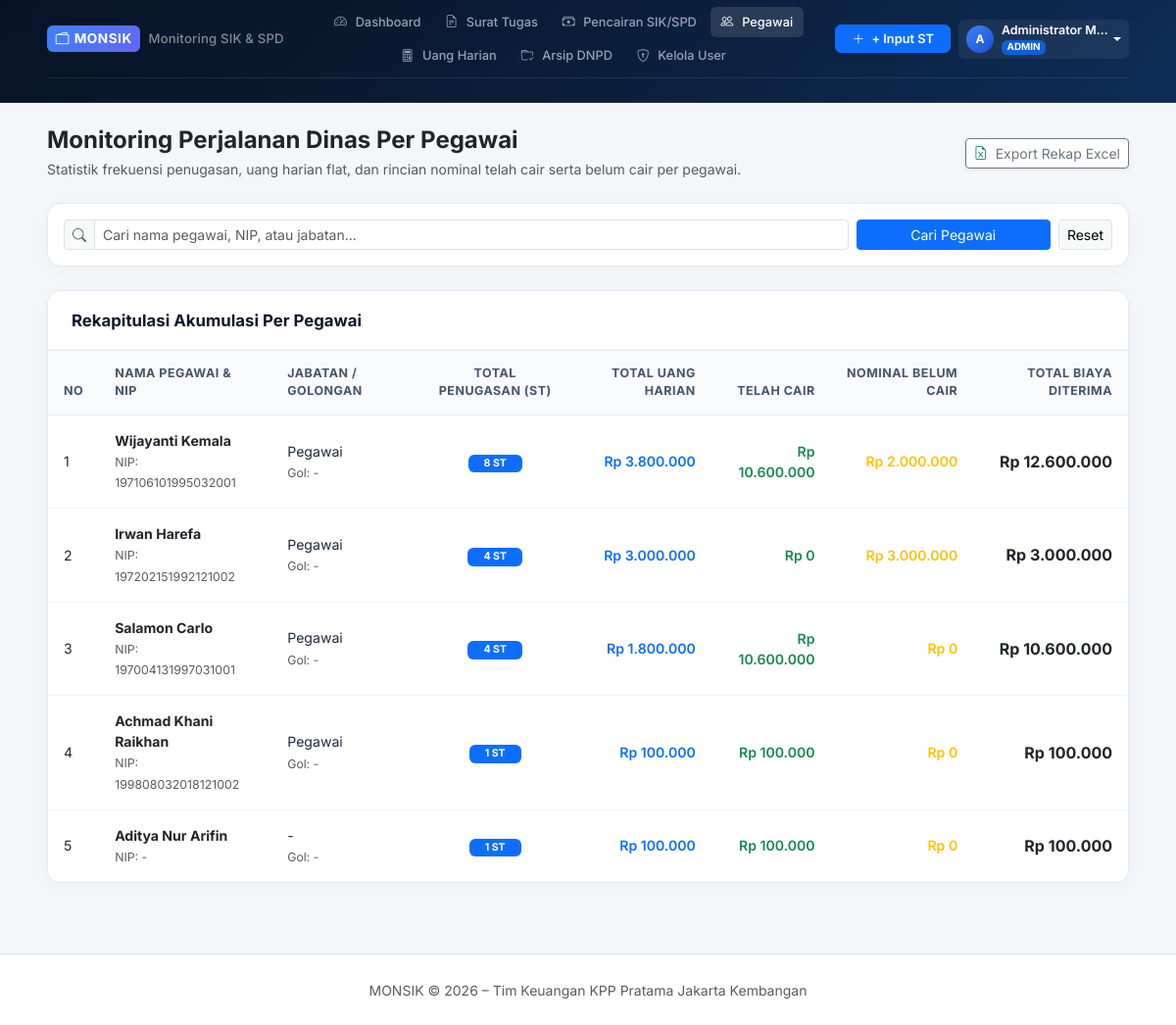
/monitoring/pegawai (signed in), run on the app's committed database.
### app/models.py (models this page shows, shortened)
class User(UserMixin, db.Model):
    __tablename__ = 'users'
    id = db.Column(db.Integer, primary_key=True)
    username = db.Column(db.String(64), unique=True, nullable=False, index=True)
    password_hash = db.Column(db.String(256), nullable=False)
    nama_lengkap = db.Column(db.String(128), nullable=False)
    nip = db.Column(db.String(32), unique=True, nullable=True)
    jabatan = db.Column(db.String(100), nullable=True)
    golongan = db.Column(db.String(20), nullable=True)
    role = db.Column(db.String(20), nullable=False, default='PEGAWAI')  # 'ADMIN', 'BENDAHARA', 'PEGAWAI'
    is_active = db.Column(db.Boolean, default=True)
    created_at = db.Column(db.DateTime, default=datetime.utcnow)
    created_st = db.relationship('SuratTugas', backref='pembuat', lazy=True, foreign_keys='SuratTugas.created_by_id')
    @property
    def is_admin(self):
        return self.role == 'ADMIN'
    @property
    def is_bendahara(self):
        return self.role in ['ADMIN', 'BENDAHARA']

class PesertaST(db.Model):
    __tablename__ = 'peserta_st'
    id = db.Column(db.Integer, primary_key=True)
    surat_tugas_id = db.Column(db.Integer, db.ForeignKey('surat_tugas.id'), nullable=False)
    user_id = db.Column(db.Integer, db.ForeignKey('users.id'), nullable=True)
    nama_pegawai = db.Column(db.String(128), nullable=False)
    nip = db.Column(db.String(32), nullable=True)
    golongan = db.Column(db.String(20), nullable=True)
    jabatan = db.Column(db.String(100), nullable=True)
    peran = db.Column(db.String(50), default='Anggota') # Ketua Tim / Anggota / Pengemudi
    uang_harian_per_hari = db.Column(db.Float, default=430000.0) # SBU standar per hari
    jumlah_hari = db.Column(db.Integer, default=1)
    total_uang_harian = db.Column(db.Float, default=0.0)
    biaya_transport = db.Column(db.Float, default=0.0) # Tiket pesawat / kereta / bbm / tol
    biaya_penginapan = db.Column(db.Float, default=0.0) # Hotel / wisma
    biaya_lain = db.Column(db.Float, default=0.0) # Representasi / sewa kendaraan lokal
    total_biaya_peserta = db.Column(db.Float, default=0.0)
    status_lpj_peserta = db.Column(db.String(30), default='BELUM_LPJ')
    keterangan = db.Column(db.String(255), nullable=True)
    user = db.relationship('User', backref='riwayat_st', foreign_keys=[user_id])

### app/routes/monitoring.py (the view)
@monitoring_bp.route('/pegawai')
@login_required
def pegawai():
    if current_user.role == 'PEGAWAI':
        flash('Menu Monitoring Seluruh Pegawai hanya dapat diakses oleh Administrator dan Bendahara.', 'warning')
        return redirect(url_for('dashboard.index'))
    search = request.args.get('q', '').strip()
    query = PesertaST.query.join(SuratTugas)
    if search:
        query = query.filter(
            (PesertaST.nama_pegawai.ilike(f'%{search}%')) |
            (PesertaST.nip.ilike(f'%{search}%')) |
            (PesertaST.jabatan.ilike(f'%{search}%'))
        )
    all_peserta = query.all()
    pegawai_dict = {}
    for p in all_peserta:
        key = (p.nama_pegawai, p.nip or '', p.jabatan or '', p.golongan or '')
        if key not in pegawai_dict:
            pegawai_dict[key] = {
                'nama_pegawai': p.nama_pegawai,
                'nip': p.nip,
                'jabatan': p.jabatan,
                'golongan': p.golongan,
                'total_st': 0,
                'total_uh': 0.0,
                'total_cair': 0.0,
                'total_belum_cair': 0.0,
                'total_biaya': 0.0
            }
        st = p.surat_tugas
        biaya_p = p.total_biaya_peserta or 0.0
        uh_p = p.total_uang_harian or p.uang_harian_per_hari or 0.0
        if st.progress_status == 'HIJAU' or st.status_pencairan == 'CAIR_PENUH':
            cair_p = biaya_p
            belum_cair_p = 0.0
        elif st.status_pencairan == 'OUTSTANDING':
            cair_p = 0.0
            belum_cair_p = biaya_p
        elif st.status_pencairan == 'CAIR_SEBAGIAN':
            ratio = (st.total_dicairkan / st.total_anggaran) if (st.total_anggaran and st.total_anggaran > 0) else 0.0
            ratio = min(1.0, max(0.0, ratio))
            cair_p = biaya_p * ratio
            belum_cair_p = max(0.0, biaya_p - cair_p)
        else:
            cair_p = 0.0
            belum_cair_p = biaya_p
        pegawai_dict[key]['total_st'] += 1
        pegawai_dict[key]['total_uh'] += uh_p
        pegawai_dict[key]['total_cair'] += cair_p
        pegawai_dict[key]['total_belum_cair'] += belum_cair_p
        pegawai_dict[key]['total_biaya'] += biaya_p
    pegawai_summary = sorted(pegawai_dict.values(), key=lambda x: x['total_st'], reverse=True)
    return render_template(
        'monitoring/pegawai.html',
        pegawai_summary=pegawai_summary,
        search=search
    )

### app/__init__.py (called while the page is built)
@login_manager.user_loader
def load_user(user_id):
    return User.query.get(int(user_id))

def format_rupiah(value):
    if value is None:
        return "Rp 0"
    try:
        val = float(value)
        return f"Rp {val:,.0f}".replace(",", ".")
    except (ValueError, TypeError):
        return str(value)

### app/templates/monitoring/pegawai.html (shortened to what this page needs)
{% extends 'base.html' %}
{% block content %}
<div class="d-flex flex-wrap align-items-center justify-content-between mt-4 mb-4 gap-3">
  <div>
    <h4 class="fw-bold mb-1 text-dark">Monitoring Perjalanan Dinas Per Pegawai</h4>
    <p class="text-muted small mb-0">Statistik frekuensi penugasan, uang harian flat, dan rincian nominal telah cair serta belum cair per pegawai.</p>
  </div>
  <a href="{{ url_for('export.excel_peserta') }}" class="btn btn-outline-secondary btn-sm bg-white shadow-sm">
    <i class="bi bi-file-earmark-excel text-success me-1"></i> Export Rekap Excel
  </a>
</div>
<div class="card card-monsik mb-4">
  <div class="card-monsik-body p-3">
    <form method="GET" action="{{ url_for('monitoring.pegawai') }}" class="row g-2">
      <div class="col-md-9">
        <div class="input-group input-group-sm">
          <span class="input-group-text bg-light"><i class="bi bi-search text-muted"></i></span>
          <input type="text" name="q" class="form-control" placeholder="Cari nama pegawai, NIP, atau jabatan..." value="{{ search or '' }}">
        </div>
      </div>
      <div class="col-md-3 d-flex gap-2">
        <button type="submit" class="btn btn-sm btn-primary flex-fill">Cari Pegawai</button>
        <a href="{{ url_for('monitoring.pegawai') }}" class="btn btn-sm btn-light border">Reset</a>
      </div>
    </form>
  </div>
</div>
<div class="card card-monsik mb-4">
  <div class="card-monsik-header">
    <h5 class="card-title-monsik">Rekapitulasi Akumulasi Per Pegawai</h5>
  </div>
  <div class="table-responsive">
    <table class="table table-monsik align-middle mb-0">
      <thead>
        <tr>
          <th>No</th>
          <th>Nama Pegawai &amp; NIP</th>
          <th>Jabatan / Golongan</th>
          <th class="text-center">Total Penugasan (ST)</th>
          <th class="text-end">Total Uang Harian</th>
          <th class="text-end">Telah Cair</th>
          <th class="text-end">Nominal Belum Cair</th>
          <th class="text-end">Total Biaya Diterima</th>
        </tr>
      </thead>
      <tbody>
        {% for p in pegawai_summary %}
        <tr>
          <td>{{ loop.index }}</td>
          <td>
            <div class="fw-bold text-dark">{{ p.nama_pegawai }}</div>
            <small class="text-muted">NIP: {{ p.nip or '-' }}</small>
          </td>
          <td>
            <div>{{ p.jabatan or '-' }}</div>
            <small class="text-muted">Gol: {{ p.golongan or '-' }}</small>
          </td>
          <td class="text-center">
            <span class="badge bg-primary px-3 py-1">{{ p.total_st }} ST</span>
          </td>
          <td class="text-end fw-semibold text-primary">
            {{ p.total_uh|rupiah }}
          </td>
          <td class="text-end fw-semibold text-success">
            {{ p.total_cair|rupiah }}
          </td>
          <td class="text-end fw-semibold text-warning">
            {{ p.total_belum_cair|rupiah }}
          </td>
          <td class="text-end fw-bold text-dark fs-6">
            {{ p.total_biaya|rupiah }}
          </td>
        </tr>
        {% else %}
        <tr>
          <td colspan="8" class="text-center py-4 text-muted">
            Tidak ditemukan data pegawai.
          </td>
        </tr>
        {% endfor %}
      </tbody>
    </table>
  </div>
</div>
{% endblock %}

### app/templates/base.html (shortened to what this page needs)
<!DOCTYPE html>
<html lang="id">
<head>
  <link href="https://cdn.jsdelivr.net/npm/bootstrap@5.3.3/dist/css/bootstrap.min.css" rel="stylesheet">
  <link rel="stylesheet" href="https://cdn.jsdelivr.net/npm/bootstrap-icons@1.11.3/font/bootstrap-icons.min.css">
  <link rel="stylesheet" href="{{ url_for('static', filename='css/monsik.css') }}">
</head>
<body>
  {% if current_user.is_authenticated %}
  <div class="monsik-header-banner">
    <div class="container-fluid px-lg-5">
      <nav class="navbar navbar-expand-lg navbar-dark monsik-navbar">
        <a class="navbar-brand d-flex align-items-center me-3 py-0" href="{{ url_for('dashboard.index') }}">
          <span class="brand-badge-sm me-2"><i class="bi bi-wallet2"></i> MONSIK</span>
          <span class="brand-title-sm text-white-50 d-none d-sm-inline">Monitoring SIK & SPD</span>
        </a>
        <div class="collapse navbar-collapse" id="monsikNav">
          <ul class="navbar-nav mx-auto mb-2 mb-lg-0 d-flex flex-row flex-wrap align-items-center gap-1 justify-content-center">
            <li class="nav-item">
              <a class="nav-link nav-link-monsik {% if request.endpoint == 'dashboard.index' %}active{% endif %}" href="{{ url_for('dashboard.index') }}">
                <i class="bi bi-speedometer2 me-1"></i> Dashboard
              </a>
            </li>
            <li class="nav-item">
              <a class="nav-link nav-link-monsik {% if 'surat_tugas' in request.endpoint %}active{% endif %}" href="{{ url_for('surat_tugas.index') }}">
                <i class="bi bi-file-earmark-text me-1"></i> Surat Tugas
              </a>
            </li>
            <li class="nav-item">
              <a class="nav-link nav-link-monsik {% if 'pencairan' in request.endpoint %}active{% endif %}" href="{{ url_for('pencairan.index') }}">
                <i class="bi bi-cash-stack me-1"></i> Pencairan SIK/SPD
              </a>
            </li>
            {% if current_user.is_admin or current_user.is_bendahara %}
            <li class="nav-item">
              <a class="nav-link nav-link-monsik {% if request.endpoint == 'monitoring.pegawai' %}active{% endif %}" href="{{ url_for('monitoring.pegawai') }}">
                <i class="bi bi-people me-1"></i> Pegawai
              </a>
            </li>
            {% endif %}
            <li class="nav-item">
              <a class="nav-link nav-link-monsik {% if request.endpoint == 'monitoring.uang_harian' %}active{% endif %}" href="{{ url_for('monitoring.uang_harian') }}">
                <i class="bi bi-calculator me-1"></i> Uang Harian
              </a>
            </li>
            {% if current_user.is_bendahara %}
            <li class="nav-item">
              <a class="nav-link nav-link-monsik {% if 'dnpd' in request.endpoint %}active{% endif %}" href="{{ url_for('dnpd.arsip') }}">
                <i class="bi bi-folder-check me-1"></i> Arsip DNPD
              </a>
            </li>
            {% endif %}
            {% if current_user.is_admin %}
            <li class="nav-item">
              <a class="nav-link nav-link-monsik {% if 'users' in request.endpoint %}active{% endif %}" href="{{ url_for('users.index') }}">
                <i class="bi bi-shield-lock me-1"></i> Kelola User
              </a>
            </li>
            {% endif %}
          </ul>
          <div class="d-flex align-items-center gap-2 ms-lg-2">
            {% if current_user.is_admin or current_user.is_bendahara %}
            <button type="button" class="btn btn-primary btn-sm fw-semibold shadow-sm text-nowrap px-3 py-1" data-bs-toggle="modal" data-bs-target="#modalInputST" style="font-size: 0.8rem; border-radius: 6px;">
              <i class="bi bi-plus-lg me-1"></i> + Input ST
            </button>
            {% endif %}
            <div class="dropdown">
              <a href="#" class="d-flex align-items-center text-white text-decoration-none dropdown-toggle py-1 px-2 rounded-2" id="userMenu" data-bs-toggle="dropdown" style="background: rgba(255,255,255,0.06);">
                <div class="avatar-circle-sm me-2">
                  {{ current_user.nama_lengkap[:1] }}
                </div>
                <div class="text-start d-none d-xl-block" style="line-height: 1.1;">
                  <div class="fw-semibold text-truncate" style="font-size: 0.78rem; max-width: 110px;">{{ current_user.nama_lengkap }}</div>
                  <span class="badge bg-primary bg-opacity-75" style="font-size: 0.62rem; padding: 0.15rem 0.35rem;">{{ current_user.role }}</span>
                </div>
              </a>
            </div>
          </div>
        </div>
      </nav>
    </div>
  </div>
  {% endif %}
  <div class="container-fluid px-lg-5 pt-3">
  </div>
  <main class="monsik-main-container container-fluid px-lg-5">
    {% block content %}{% endblock %}
  </main>
  <footer class="py-4 text-center text-muted border-top bg-white mt-auto">
    <div class="container">
      <small>MONSIK &copy; 2026 – Tim Keuangan KPP Pratama Jakarta Kembangan</small>
    </div>
  </footer>
</body>
</html>

### app/static/css/monsik.css (style rules this page uses)
:root { --navy-dark: #071325; --navy-card: #0d213f; --navy-light: #163660; --primary: #2563eb; --primary-hover: #1d4ed8; --success: #10b981; --warning: #f59e0b; --danger: #ef4444; --info: #06b6d4; --purple: #8b5cf6; --bg-main: #f4f6fa; --surface: #ffffff; --text-main: #1e293b; --text-muted: #64748b; --border-color: #e2e8f0; }
body { font-family: 'Inter', -apple-system, BlinkMacSystemFont, 'Segoe UI', Roboto, Helvetica, Arial, sans-serif; background-color: var(--bg-main); color: var(--text-main); min-height: 100vh; margin: 0; padding: 0; }
.monsik-header-banner { background: linear-gradient(135deg, #071325 0%, #0a1e38 50%, #0f2d57 100%); color: #ffffff; padding-bottom: 1.5rem; border-bottom: 1px solid rgba(255, 255, 255, 0.08); }
.monsik-navbar { padding: 0.45rem 0; border-bottom: 1px solid rgba(255, 255, 255, 0.08); }
.brand-badge-sm { background: linear-gradient(135deg, #3b82f6, #6366f1); color: #fff; padding: 0.22rem 0.55rem; border-radius: 6px; font-weight: 700; font-size: 0.85rem; letter-spacing: 0.5px; display: inline-flex; align-items: center; gap: 0.3rem; }
.brand-title-sm { font-size: 0.82rem; font-weight: 500; letter-spacing: 0.2px; }
.nav-link-monsik { color: #94a3b8 !important; font-size: 0.8rem; font-weight: 500; padding: 0.35rem 0.65rem !important; border-radius: 6px; white-space: nowrap; display: inline-flex; align-items: center; gap: 0.3rem; transition: all 0.15s ease; }
.nav-link-monsik:hover, .nav-link-monsik.active { color: #ffffff !important; background: rgba(255, 255, 255, 0.12); }
.avatar-circle-sm { width: 28px; height: 28px; border-radius: 50%; background: linear-gradient(135deg, #3b82f6, #1d4ed8); color: #ffffff; display: inline-flex; align-items: center; justify-content: center; font-weight: 700; font-size: 0.75rem; }
.monsik-main-container { margin-top: -1rem; padding-bottom: 3rem; }
.card-monsik { background: #ffffff; border: 1px solid var(--border-color); border-radius: 14px; box-shadow: 0 4px 18px rgba(0, 0, 0, 0.03); margin-bottom: 1.5rem; overflow: hidden; }
.card-monsik-header { padding: 1.25rem 1.5rem; border-bottom: 1px solid var(--border-color); display: flex; align-items: center; justify-content: space-between; background-color: #ffffff; }
.card-title-monsik { font-size: 1.05rem; font-weight: 700; color: #0f172a; margin: 0; }
.card-monsik-body { padding: 1.5rem; }
.table-monsik { width: 100%; margin-bottom: 0; vertical-align: middle; }
.table-monsik th { background-color: #f8fafc; color: #475569; font-size: 0.78rem; font-weight: 700; text-transform: uppercase; letter-spacing: 0.5px; padding: 0.85rem 1rem; border-bottom: 1px solid var(--border-color); }
.table-monsik td { padding: 0.95rem 1rem; font-size: 0.88rem; color: #1e293b; border-bottom: 1px solid #f1f5f9; }

### data on the page
User: nama_lengkap "A", nama_lengkap "Administrator M…", role "ADMIN"
PesertaST: nama_pegawai "Wijayanti Kemala", nip "197106101995032001", jabatan "Pegawai", golongan "-", total_st "8", total_uh|rupiah "Rp 3.800.000", total_cair|rupiah "Rp 10.600.000", total_belum_cair|rupiah "Rp 2.000.000", total_biaya|rupiah "Rp 12.600.000"
PesertaST: nama_pegawai "Irwan Harefa", nip "197202151992121002", jabatan "Pegawai", golongan "-", total_st "4", total_uh|rupiah "Rp 3.000.000", total_cair|rupiah "Rp 0", total_belum_cair|rupiah "Rp 3.000.000", total_biaya|rupiah "Rp 3.000.000"
PesertaST: nama_pegawai "Salamon Carlo", nip "197004131997031001", jabatan "Pegawai", golongan "-", total_st "4", total_uh|rupiah "Rp 1.800.000", total_cair|rupiah "Rp 10.600.000", total_belum_cair|rupiah "Rp 0", total_biaya|rupiah "Rp 10.600.000"
PesertaST: nama_pegawai "Achmad Khani Raikhan", nip "199808032018121002", jabatan "Pegawai", golongan "-", total_st "1", total_uh|rupiah "Rp 100.000", total_cair|rupiah "Rp 100.000", total_belum_cair|rupiah "Rp 0", total_biaya|rupiah "Rp 100.000"
PesertaST: nama_pegawai "Aditya Nur Arifin", nip "-", jabatan "-", golongan "-", total_st "1", total_uh|rupiah "Rp 100.000", total_cair|rupiah "Rp 100.000", total_belum_cair|rupiah "Rp 0", total_biaya|rupiah "Rp 100.000"
